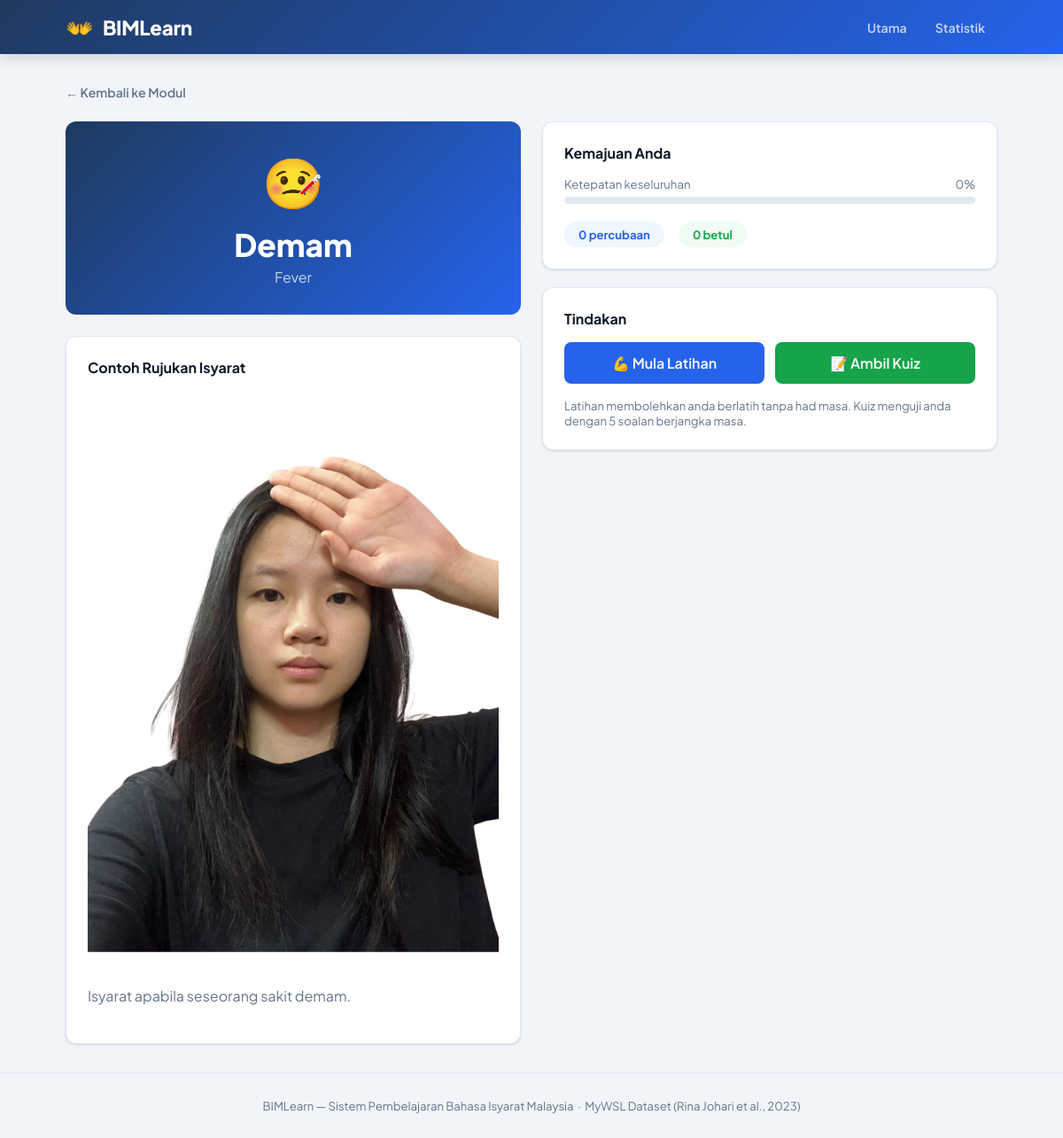
Screenshot of /module/demam with the database file from the repository.
### models.py (models this page shows, shortened)
class Word(db.Model):
    __tablename__ = "words"
    id          = db.Column(db.Integer, primary_key=True)
    slug        = db.Column(db.String(32), unique=True, nullable=False)  # "makan"
    label_ms    = db.Column(db.String(64), nullable=False)               # "Makan"
    label_en    = db.Column(db.String(64), nullable=False)               # "Eat"
    emoji       = db.Column(db.String(8),  nullable=False)
    description = db.Column(db.Text, default="")
    progress    = db.relationship("ModuleProgress",  back_populates="word", uselist=False)
    practices   = db.relationship("PracticeAttempt", back_populates="word")
    quiz_items  = db.relationship("QuizAttempt",     back_populates="target_word")

class ModuleProgress(db.Model):
    __tablename__ = "module_progress"
    id           = db.Column(db.Integer, primary_key=True)
    word_id      = db.Column(db.Integer, db.ForeignKey("words.id"), unique=True, nullable=False)
    progress_pct = db.Column(db.Float,   default=0.0)      # 0–100
    attempts     = db.Column(db.Integer, default=0)
    correct      = db.Column(db.Integer, default=0)
    last_seen    = db.Column(db.DateTime, nullable=True)
    word         = db.relationship("Word", back_populates="progress")

### app.py (the view)
    @app.route("/module/<slug>")
    def module(slug):
        word = Word.query.filter_by(slug=slug).first_or_404()
        return render_template("module.html", word=word)

### templates/module.html (shortened to what this page needs)
{% extends "base.html" %}
{% block content %}
<a class="back-link" href="/">← Kembali ke Modul</a>
{% set prog = word.progress %}
{% set pct  = prog.progress_pct if prog else 0 %}
<div class="module-layout">
  <div>
    <div class="word-hero">
      <div class="emoji">{{ word.emoji }}</div>
      <h1>{{ word.label_ms }}</h1>
      <div class="en">{{ word.label_en }}</div>
    </div>
    <div class="card">
      <div style="font-weight:700;margin-bottom:12px;">Contoh Rujukan Isyarat</div>
      <img src="/static/signs/{{ word.slug }}.jpg"
      class="ref-img" alt="{{ word.label_ms }}">
      <div class="desc-box">{{ word.description }}</div>
    </div>
  </div>
  <div>
    <div class="card" style="margin-bottom:20px;">
      <div style="font-weight:700;margin-bottom:16px;">Kemajuan Anda</div>
      <div style="display:flex;justify-content:space-between;font-size:.82rem;color:var(--muted);margin-bottom:6px;">
        <span>Ketepatan keseluruhan</span><span>{{ pct|int }}%</span>
      </div>
      <div class="progress-track" style="margin-bottom:20px;">
      </div>
      <div class="stat-row">
        <div class="stat-pill">{{ (prog.attempts if prog else 0) }} percubaan</div>
        <div class="stat-pill green">{{ (prog.correct if prog else 0) }} betul</div>
      </div>
    </div>
    <div class="card">
      <div style="font-weight:700;margin-bottom:16px;">Tindakan</div>
      <div class="action-row">
        <a class="btn btn-blue btn-lg" href="/practice/{{ word.slug }}">
          💪 Mula Latihan
        </a>
        <a class="btn btn-green btn-lg" href="/quiz/{{ word.slug }}">
          📝 Ambil Kuiz
        </a>
      </div>
      <p style="margin-top:16px;font-size:.82rem;color:var(--muted);">
        Latihan membolehkan anda berlatih tanpa had masa.
        Kuiz menguji anda dengan 5 soalan berjangka masa.
      </p>
    </div>
  </div>
</div>
{% endblock %}

### templates/base.html (style rules this page uses)
*, *::before, *::after { box-sizing: border-box; margin: 0; padding: 0; }
:root { --blue: #2563eb; --blue-d: #1d4ed8; --blue-l: #eff6ff; --green: #16a34a; --green-l: #f0fdf4; --red: #dc2626; --red-l: #fef2f2; --amber: #d97706; --amber-l: #fffbeb; --bg: #f1f5f9; --white: #ffffff; --border: #e2e8f0; --text: #0f172a; --muted: #64748b; --radius: 12px; --shadow: 0 1px 3px rgba(0,0,0,.08), 0 1px 2px rgba(0,0,0,.06); --shadow-md: 0 4px 12px rgba(0,0,0,.08); }
body { font-family: 'Plus Jakarta Sans', sans-serif; background: var(--bg); color: var(--text); min-height: 100vh; display: flex; flex-direction: column; }
.card { background: var(--white); border-radius: var(--radius); border: 1px solid var(--border); box-shadow: var(--shadow); padding: 24px; }
.btn { display: inline-flex; align-items: center; justify-content: center; gap: 6px; padding: 9px 20px; border-radius: 8px; font-family: inherit; font-size: .9rem; font-weight: 600; cursor: pointer; border: none; text-decoration: none; transition: filter .15s, transform .1s; }
.btn-blue { background: var(--blue); color: #fff; }
.btn-green { background: var(--green); color: #fff; }
.btn-lg { padding: 13px 28px; font-size: 1rem; }
.progress-track { height: 8px; background: var(--border); border-radius: 99px; overflow: hidden; }

### rows the page displays
Word: emoji "🤒", label_ms "Demam", label_en "Fever", slug (picture), description "Isyarat apabila seseorang sakit demam."
ModuleProgress: progress_pct "0", attempts "0", correct "0"
